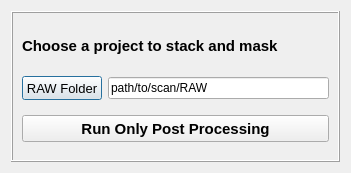
<?xml version="1.0" encoding="UTF-8"?>
<ui version="4.0">
 <class>PostDialog</class>
 <widget class="QDialog" name="PostDialog">
  <property name="geometry">
   <rect>
    <x>0</x>
    <y>0</y>
    <width>351</width>
    <height>173</height>
   </rect>
  </property>
  <property name="sizePolicy">
   <sizepolicy hsizetype="Preferred" vsizetype="Preferred">
    <horstretch>0</horstretch>
    <verstretch>0</verstretch>
   </sizepolicy>
  </property>
  <property name="minimumSize">
   <size>
    <width>351</width>
    <height>173</height>
   </size>
  </property>
  <property name="windowTitle">
   <string>Just Processing</string>
  </property>
  <layout class="QGridLayout" name="gridLayout_2">
   <item row="0" column="0">
    <widget class="QFrame" name="frame_justPostProcess">
     <property name="sizePolicy">
      <sizepolicy hsizetype="Preferred" vsizetype="Preferred">
       <horstretch>0</horstretch>
       <verstretch>0</verstretch>
      </sizepolicy>
     </property>
     <property name="minimumSize">
      <size>
       <width>314</width>
       <height>148</height>
      </size>
     </property>
     <property name="frameShape">
      <enum>QFrame::Box</enum>
     </property>
     <property name="frameShadow">
      <enum>QFrame::Raised</enum>
     </property>
     <layout class="QGridLayout" name="gridLayout">
      <item row="0" column="0" colspan="2">
       <widget class="QLabel" name="label_postProcessParam_2">
        <property name="enabled">
         <bool>true</bool>
        </property>
        <property name="minimumSize">
         <size>
          <width>292</width>
          <height>30</height>
         </size>
        </property>
        <property name="maximumSize">
         <size>
          <width>16777215</width>
          <height>30</height>
         </size>
        </property>
        <property name="font">
         <font>
          <pointsize>11</pointsize>
          <weight>75</weight>
          <bold>true</bold>
         </font>
        </property>
        <property name="text">
         <string>Choose a project to stack and mask</string>
        </property>
       </widget>
      </item>
      <item row="1" column="0">
       <widget class="QPushButton" name="pushButton_processingOutput">
        <property name="enabled">
         <bool>true</bool>
        </property>
        <property name="minimumSize">
         <size>
          <width>76</width>
          <height>24</height>
         </size>
        </property>
        <property name="font">
         <font>
          <pointsize>10</pointsize>
          <weight>50</weight>
          <bold>false</bold>
         </font>
        </property>
        <property name="text">
         <string>RAW Folder</string>
        </property>
       </widget>
      </item>
      <item row="1" column="1">
       <widget class="QLineEdit" name="lineEdit_processingFolder">
        <property name="enabled">
         <bool>true</bool>
        </property>
        <property name="minimumSize">
         <size>
          <width>210</width>
          <height>19</height>
         </size>
        </property>
        <property name="text">
         <string>path/to/scan/RAW</string>
        </property>
       </widget>
      </item>
      <item row="2" column="0" colspan="2">
       <widget class="QPushButton" name="pushButton_runPostProcessing">
        <property name="enabled">
         <bool>true</bool>
        </property>
        <property name="minimumSize">
         <size>
          <width>292</width>
          <height>27</height>
         </size>
        </property>
        <property name="font">
         <font>
          <pointsize>11</pointsize>
          <weight>75</weight>
          <bold>true</bold>
         </font>
        </property>
        <property name="text">
         <string>Run Only Post Processing</string>
        </property>
       </widget>
      </item>
     </layout>
    </widget>
   </item>
  </layout>
 </widget>
 <resources/>
 <connections/>
</ui>
